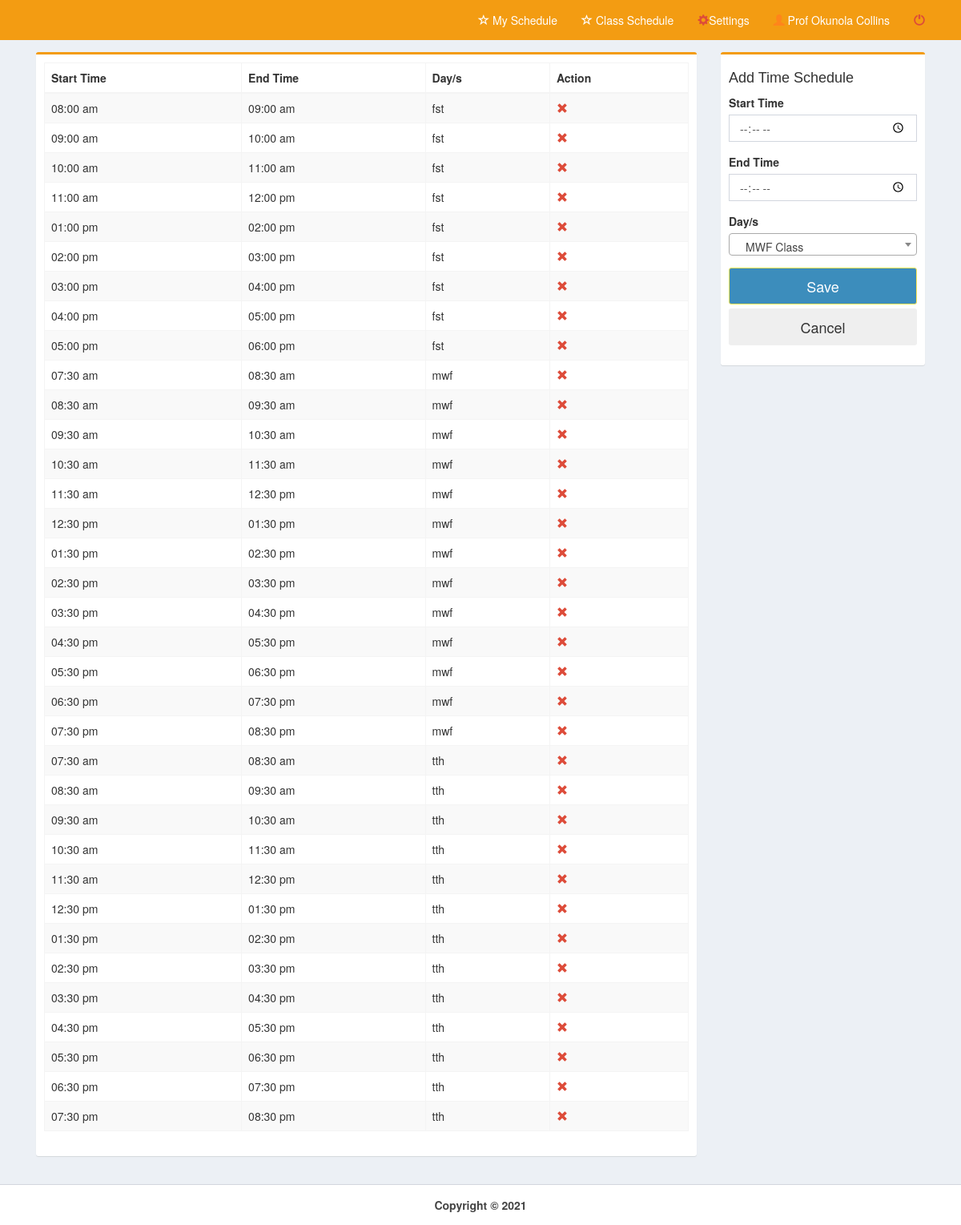
/pages/time.php (signed in), run on the app's committed database.
### tables this page shows
CREATE TABLE `time` (
  `time_id` int(11) NOT NULL,
  `time_start` time NOT NULL,
  `time_end` time NOT NULL,
  `days` varchar(15) NOT NULL
);

### pages/time.php (the view, shortened to what this page needs)
<!DOCTYPE html>
<html>
  <head>
    <link rel="stylesheet" href="../bootstrap/css/bootstrap.min.css">
    <link rel="stylesheet" href="../plugins/datatables/dataTables.bootstrap.css">
    <link rel="stylesheet" href="../dist/css/AdminLTE.min.css">
    <link rel="stylesheet" href="../plugins/select2/select2.min.css">
    <link rel="stylesheet" href="../dist/css/skins/_all-skins.min.css">
 </head>
  <body class="hold-transition skin-yellow layout-top-nav" onload="myFunction()">
    <div class="wrapper">
      <div class="content-wrapper">
        <div class="container">
          <section class="content">
            <div class="row">
	      <div class="col-md-9">
              <div class="box box-warning">
                <div class="box-body">
				<div class="row">
					<div class="col-md-12">
						<table class="table table-bordered table-striped" style="margin-right:-10px">
              <thead>
                <tr>
                <th>Start Time</th>
                <th>End Time</th>
                <th>Day/s</th>
                <th>Action</th>
                </tr>
              </thead>
    <?php
        include('../dist/includes/dbcon.php');
        $query=mysqli_query($con,"select * from time order by days,time_start")or die(mysqli_error());
          while($row=mysqli_fetch_array($query)){
            $id=$row['time_id'];
            $start=date("h:i a",strtotime($row['time_start']));
            $end=date("h:i a",strtotime($row['time_end']));
            $day=$row['days'];
    ?>
                <tr>
                <td><?php echo $start;?></td>
                <td><?php echo $end;?></td>
                <td><?php echo $day;?></td>
                <td>
                <a id="removeme" href="time_del.php?id=<?php echo $id;?>">
                <i class="glyphicon glyphicon-remove text-red"></i></a>
                </td>
                </tr>
<?php }?>
</table>
		</div>
		<div class="col-md-6">
         </div>
        </div>
                </div>
              </div>
            </div>
            <div class="col-md-3">
              <div class="box box-warning">
                <div class="box-body">
                  <div id="form">
				  <div class="row">
            <form method="post" action="time_save.php">
					 <div class="col-md-12">
						  <h4>Add Time Schedule</h4>
						  <div class="form-group">
							<label for="date">Start Time</label><br>
								<input type="time" class="form-control" name="start" placeholder="Start Time" required>
						  </div>
						  <div class="form-group">
							<label for="date">End Time</label><br>
								<input type="time" class="form-control" name="end" placeholder="End Time" required>
						  </div>
						  <div class="form-group">
							<label for="date">Day/s</label><br>
						  </div>
					</div>
				  </div>
                  <div class="form-group">
                      <button class="btn btn-lg btn-block btn-primary" id="daterange-btn" name="save" type="submit">
                        Save
                      </button>
					  <button class="btn btn-lg btn-block" id="daterange-btn" type="reset">
                       Cancel
                      </button>
                   </div>
                  </div>
                </div>
              </div>
            </div>
          </div>
          </section>
        </div>
      </div>
      <?php include('../dist/includes/footer.php');?>
    </div>
  </body>
</html>

### data on the page
time: time_start "08:00 am", time_end "09:00 am", days "fst"
time: time_start "09:00 am", time_end "10:00 am", days "fst"
time: time_start "10:00 am", time_end "11:00 am", days "fst"
time: time_start "11:00 am", time_end "12:00 pm", days "fst"
time: time_start "01:00 pm", time_end "02:00 pm", days "fst"
time: time_start "02:00 pm", time_end "03:00 pm", days "fst"
time: time_start "03:00 pm", time_end "04:00 pm", days "fst"
time: time_start "04:00 pm", time_end "05:00 pm", days "fst"
time: time_start "05:00 pm", time_end "06:00 pm", days "fst"
time: time_start "07:30 am", time_end "08:30 am", days "mwf"
time: time_start "08:30 am", time_end "09:30 am", days "mwf"
time: time_start "09:30 am", time_end "10:30 am", days "mwf"
time: time_start "10:30 am", time_end "11:30 am", days "mwf"
time: time_start "11:30 am", time_end "12:30 pm", days "mwf"
time: time_start "12:30 pm", time_end "01:30 pm", days "mwf"
time: time_start "01:30 pm", time_end "02:30 pm", days "mwf"
time: time_start "02:30 pm", time_end "03:30 pm", days "mwf"
time: time_start "03:30 pm", time_end "04:30 pm", days "mwf"
time: time_start "04:30 pm", time_end "05:30 pm", days "mwf"
time: time_start "05:30 pm", time_end "06:30 pm", days "mwf"
time: time_start "06:30 pm", time_end "07:30 pm", days "mwf"
time: time_start "07:30 pm", time_end "08:30 pm", days "mwf"
time: time_start "07:30 am", time_end "08:30 am", days "tth"
time: time_start "08:30 am", time_end "09:30 am", days "tth"
time: time_start "09:30 am", time_end "10:30 am", days "tth"
time: time_start "10:30 am", time_end "11:30 am", days "tth"
time: time_start "11:30 am", time_end "12:30 pm", days "tth"
time: time_start "12:30 pm", time_end "01:30 pm", days "tth"
time: time_start "01:30 pm", time_end "02:30 pm", days "tth"
time: time_start "02:30 pm", time_end "03:30 pm", days "tth"
time: time_start "03:30 pm", time_end "04:30 pm", days "tth"
time: time_start "04:30 pm", time_end "05:30 pm", days "tth"
time: time_start "05:30 pm", time_end "06:30 pm", days "tth"
time: time_start "06:30 pm", time_end "07:30 pm", days "tth"
time: time_start "07:30 pm", time_end "08:30 pm", days "tth"

### other printed values
$_SESSION['name'] "Prof Okunola Collins"
